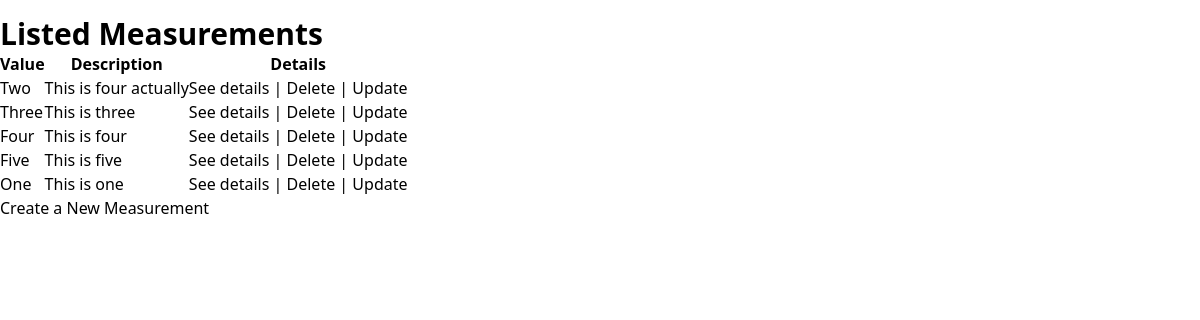
Page /list on the committed database.
### frontend/models.py (models this page shows, shortened)
class Measurement(models.Model):
    value = models.CharField(max_length=50)
    description = models.CharField(max_length=250, blank=True, null=True)

### frontend/views.py (the view)
# urls.py: path("list", views.ListMeasurements.as_view(), name="list"),
class ListMeasurements(generic.ListView):
    model = Measurement

### templates/frontend/measurement_list.html (shortened to what this page needs)
{% extends "index.html" %}
{% block content %}
  <h1 class="font-bold text-3xl pt-4">Listed Measurements</h1>
  <table>
    <thead>
      <tr>
        <th>Value</th>
        <th>Description</th>
        <th>Details</th>
      </tr>
    </thead>
    <tbody>
      {% for m in object_list %}
        <tr>
          <td>{{ m.value }}</td>
          <td>{{ m.description }}</td>
          <td>
            <a href="{% url 'details' m.id %}">See details</a>
            |
            <a href="{% url 'delete' m.id %}">Delete</a>
            |
            <a href="{% url 'update' m.id %}">Update</a>
          </td>
        </tr>
      {% endfor %}
    </tbody>
  </table>
  <a class="cursor-pointer underline-offset-4 hover:underline" href="{% url 'create' %}">Create a New Measurement</a>
{% endblock content %}

### rows in the picture
Measurement: value "Two", description "This is four actually"
Measurement: value "Three", description "This is three"
Measurement: value "Four", description "This is four"
Measurement: value "Five", description "This is five"
Measurement: value "One", description "This is one"
